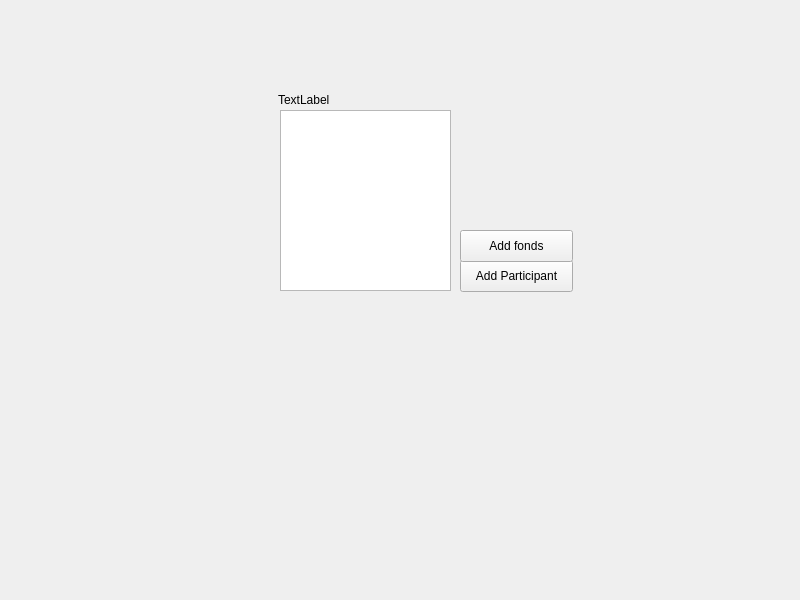
<?xml version="1.0" encoding="UTF-8"?>
<ui version="4.0">
 <class>cagnotteAff</class>
 <widget class="QMainWindow" name="cagnotteAff">
  <property name="geometry">
   <rect>
    <x>0</x>
    <y>0</y>
    <width>800</width>
    <height>600</height>
   </rect>
  </property>
  <property name="windowTitle">
   <string>MainWindow</string>
  </property>
  <widget class="QWidget" name="centralwidget">
   <widget class="QListView" name="liste">
    <property name="geometry">
     <rect>
      <x>280</x>
      <y>110</y>
      <width>171</width>
      <height>181</height>
     </rect>
    </property>
   </widget>
   <widget class="QPushButton" name="addPart">
    <property name="geometry">
     <rect>
      <x>460</x>
      <y>260</y>
      <width>113</width>
      <height>32</height>
     </rect>
    </property>
    <property name="text">
     <string>Add Participant</string>
    </property>
   </widget>
   <widget class="QPushButton" name="addFond">
    <property name="geometry">
     <rect>
      <x>460</x>
      <y>230</y>
      <width>113</width>
      <height>32</height>
     </rect>
    </property>
    <property name="text">
     <string>Add fonds</string>
    </property>
   </widget>
   <widget class="QLabel" name="nomCagnotte">
    <property name="geometry">
     <rect>
      <x>278</x>
      <y>90</y>
      <width>171</width>
      <height>20</height>
     </rect>
    </property>
    <property name="text">
     <string>TextLabel</string>
    </property>
   </widget>
  </widget>
 </widget>
 <resources/>
 <connections/>
</ui>
